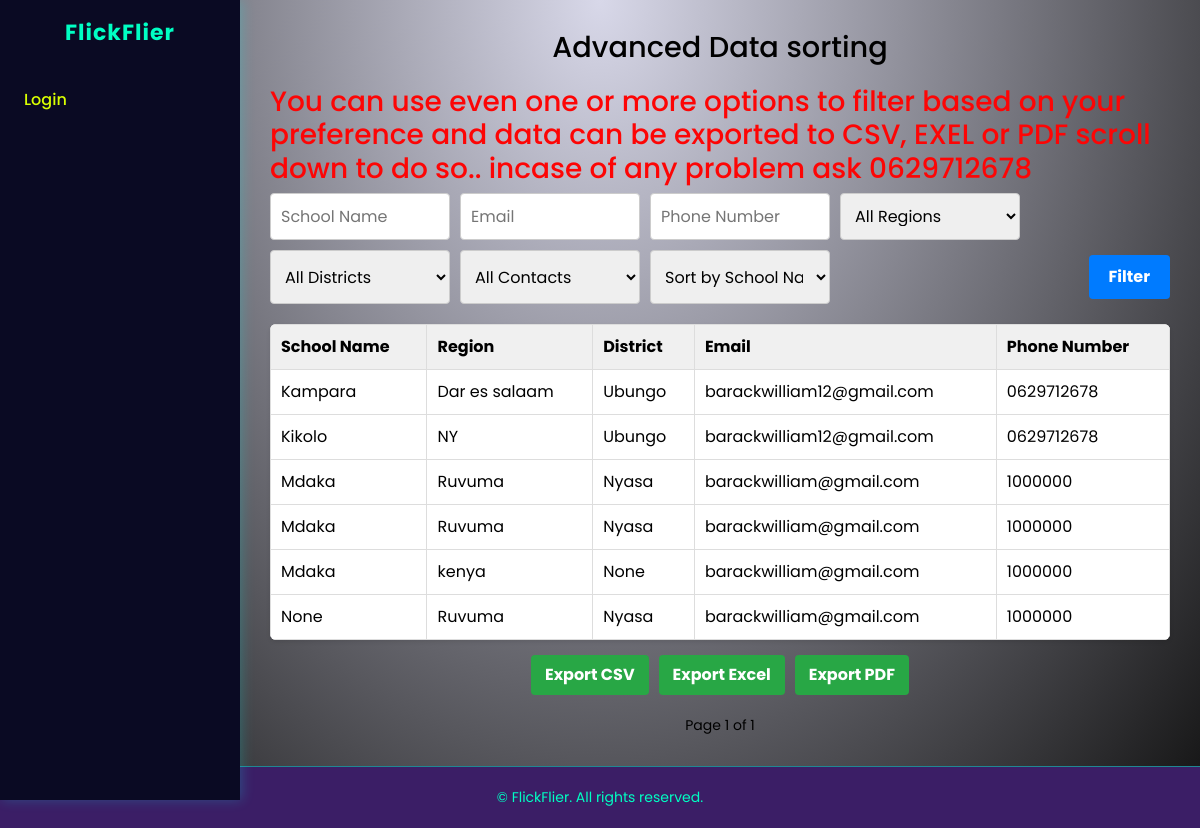
The app's page /entries/ with its own data.
### Email_app/models.py (models this page shows, shortened)
class EmailEntry(models.Model):
    user = models.ForeignKey(User, on_delete=models.CASCADE)
    region = models.CharField(max_length=100)
    district = models.CharField(max_length=100)
    school_name = models.CharField(max_length=200)
    email = models.EmailField(blank=True,null=True)
    phone_number = models.CharField(max_length=20,blank=True,null=True)

### Email_app/views.py (the view, shortened to what this page needs)
# urls.py: path('entries/', views.emailentry_list, name='emailentry_list'),
def emailentry_list(request):
    email        = request.GET.get('email', '')
    phone        = request.GET.get('phone', '')
    region       = request.GET.get('region', '')
    district     = request.GET.get('district', '')
    school_name  = request.GET.get('school_name', '')
    order_by_col = request.GET.get('order_by', 'school_name')
    order_dir    = request.GET.get('order_dir', 'asc')
    contact_type = request.GET.get('contact_type', '')
    export       = request.GET.get('export', '')
    entries = EmailEntry.objects.all()
    if email:
        entries = entries.filter(email__icontains=email)
    if phone:
        entries = entries.filter(phone_number__icontains=phone)
    if region:
        entries = entries.filter(region=region)
    if district:
        entries = entries.filter(district=district)
    if school_name:
        entries = entries.filter(school_name__icontains=school_name)
    if contact_type == 'email_only':
        entries = entries.filter(email__isnull=False).exclude(email='') \
                         .filter(Q(phone_number__isnull=True) | Q(phone_number=''))
    elif contact_type == 'phone_only':
        entries = entries.filter(phone_number__isnull=False).exclude(phone_number='') \
                         .filter(Q(email__isnull=True) | Q(email=''))
    elif contact_type == 'both':
        entries = entries.filter(email__isnull=False).exclude(email='') \
                         .filter(phone_number__isnull=False).exclude(phone_number='')
    elif contact_type == 'one_only':
        entries = entries.filter(
            (Q(email__isnull=False) & ~Q(email='') & (Q(phone_number__isnull=True) | Q(phone_number=''))) |
            (Q(phone_number__isnull=False) & ~Q(phone_number='') & (Q(email__isnull=True) | Q(email='')))
        )
    prefix = '-' if order_dir == 'desc' else ''
    entries = entries.order_by(f'{prefix}{order_by_col}')
    if export == 'pdf':
        return render_to_pdf('pdf_template.html', {'entries': entries})
    if export == 'excel':
        return export_to_excel(entries)
    paginator = Paginator(entries, 10)
    page_obj = paginator.get_page(request.GET.get('page'))
    regions   = EmailEntry.objects.values_list('region', flat=True).distinct()
    districts = EmailEntry.objects.values_list('district', flat=True).distinct()
    context = {
        'entries': page_obj,
        'page_obj': page_obj,
        'filters': {
            'email': email,
            'phone': phone,
            'region': region,
            'district': district,
            'school_name': school_name,
            'contact_type': contact_type,
        },
        'order_by': order_by_col,
        'order_dir': order_dir,
        'regions': regions,
        'districts': districts,
    }
    return render(request, 'emailentry_list.html', context)

### templates/emailentry_list.html (shortened to what this page needs)
{% extends 'base.html' %}
{% block content %}
<h1>Advanced Data sorting</h1>
<marquee behavior="scroll" direction="left" style="color:rgb(253, 5, 5)">
<h3>You can use even one or more options to filter based on your preference and data can be exported to CSV, EXEL or PDF scroll down to do so.. incase of any problem ask 0629712678</h3></marquee>
<form method="get">
    <div class="filters">
        <input type="text" name="school_name" placeholder="School Name" value="{{ filters.school_name }}">
        <input type="text" name="email" placeholder="Email" value="{{ filters.email }}">
        <input type="text" name="phone" placeholder="Phone Number" value="{{ filters.phone }}">
        <select name="region">
            <option value="">All Regions</option>
        </select>
        <select name="district">
            <option value="">All Districts</option>
        </select>
        <select name="contact_type">
            <option value="">All Contacts</option>
        </select>
        <select name="order_by">
            <option value="school_name" {% if order_by == 'school_name' %}selected{% endif %}>Sort by School Name</option>
        </select>
        <button type="submit">Filter</button>
    </div>
</form>
<div class="table-wrapper">
    <table>
        <thead>
            <tr>
                <th>School Name</th>
                <th>Region</th>
                <th>District</th>
                <th>Email</th>
                <th>Phone Number</th>
            </tr>
        </thead>
        <tbody>
            {% for entry in entries %}
            <tr>
                <td>{{ entry.school_name }}</td>
                <td>{{ entry.region }}</td>
                <td>{{ entry.district }}</td>
                <td>{{ entry.email }}</td>
                <td>{{ entry.phone_number }}</td>
            </tr>
            {% empty %}
            <tr>
                <td colspan="5" style="text-align: center;">No entries found.</td>
            </tr>
            {% endfor %}
        </tbody>
    </table>
</div>
<div class="export-links">
    <a href="?{% for key, value in filters.items %}{% if value %}{{ key }}={{ value|urlencode }}&{% endif %}{% endfor %}export=csv">Export CSV</a>
    <a href="?{% for key, value in filters.items %}{% if value %}{{ key }}={{ value|urlencode }}&{% endif %}{% endfor %}export=excel">Export Excel</a>
    <a href="?{% for key, value in filters.items %}{% if value %}{{ key }}={{ value|urlencode }}&{% endif %}{% endfor %}export=pdf">Export PDF</a>
</div>
<div class="pagination">
    <span>Page {{ page_obj.number }} of {{ page_obj.paginator.num_pages }}</span>
</div>
</div>
{% endblock %}

### templates/base.html (style rules this page uses)
h1 { text-align: center; font-size: 1.8em; margin-bottom: 20px; }
form { margin-bottom: 20px; }
.filters { display: block; margin-bottom: 10px; }
.filters input, .filters select, .filters button { width: 100%; padding: 10px; margin: 5px 0; box-sizing: border-box; border: 1px solid #ccc; border-radius: 4px; }
.filters button { background-color: #007BFF; color: white; border: none; cursor: pointer; font-weight: bold; }
.table-wrapper { overflow-x: auto; background-color: white; border-radius: 6px; box-shadow: 0 2px 4px rgba(0,0,0,0.1); }
table { width: 100%; border-collapse: collapse; min-width: 600px; }
th, td { border: 1px solid #ddd; padding: 10px; text-align: left; }
th { background-color: #f0f0f0; }
.export-links { margin-top: 15px; display: flex; flex-wrap: wrap; gap: 10px; justify-content: center; }
.export-links a { text-decoration: none; background: #28a745; color: white; padding: 8px 14px; border-radius: 4px; font-weight: bold; }
.pagination { margin-top: 20px; display: flex; flex-wrap: wrap; gap: 10px; align-items: center; justify-content: center; font-size: 14px; }
@media (min-width: 768px) { .filters { display: flex; flex-wrap: wrap; gap: 10px; } }
@media (min-width: 768px) { .filters input, .filters select { width: 180px; margin: 0; } }
@media (min-width: 768px) { .filters button { width: auto; padding: 10px 20px; margin-left: auto; } }
body { background: radial-gradient(ellipse at top, #d8d8e9, #111111); font-family: 'Poppins', sans-serif; margin: 0; color: #000000; display: flex; flex-direction: column; min-height: 100vh; }
@media (min-width: 992px) { table td, table th { word-break: break-word; white-space: normal; } }

### records on screen
EmailEntry: school_name "Kampara", region "Dar es salaam", district "Ubungo", email "barackwilliam12@gmail.com", phone_number "0629712678"
EmailEntry: school_name "Kikolo", region "NY", district "Ubungo", email "barackwilliam12@gmail.com", phone_number "0629712678"
EmailEntry: school_name "Mdaka", region "Ruvuma", district "Nyasa", email "barackwilliam@gmail.com", phone_number "1000000"
EmailEntry: school_name "Mdaka", region "Ruvuma", district "Nyasa", email "barackwilliam@gmail.com", phone_number "1000000"
EmailEntry: school_name "Mdaka", region "kenya", district "None", email "barackwilliam@gmail.com", phone_number "1000000"
EmailEntry: school_name "None", region "Ruvuma", district "Nyasa", email "barackwilliam@gmail.com", phone_number "1000000"

### other values on screen
{{ page_obj.number }} "1"
{{ page_obj.paginator.num_pages }} "1"
